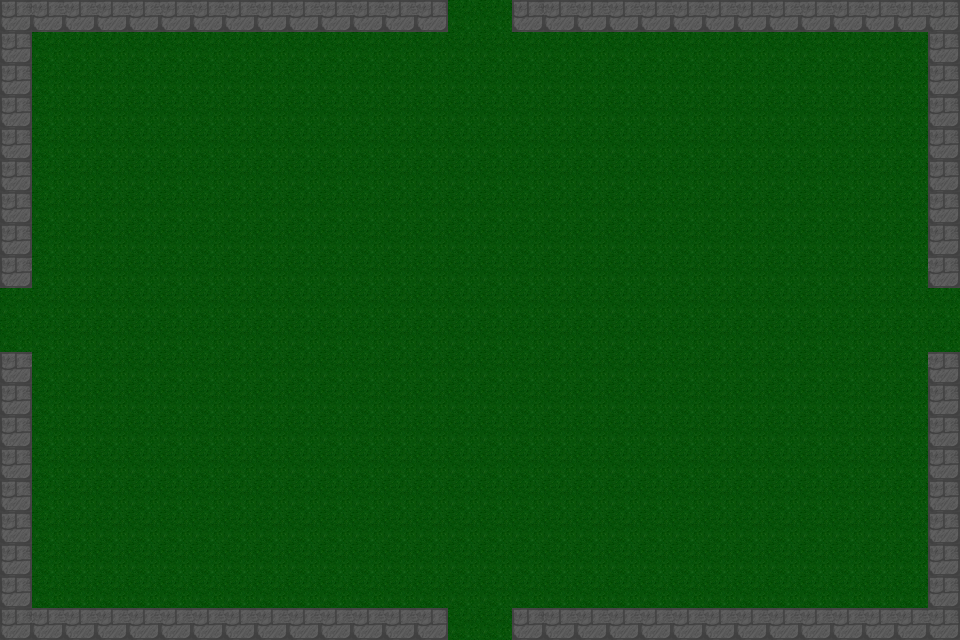

This is a level from a 2D game, rendered from its Tiled map with the project's own tilesets. A one-line summary and the complete map file follow:
An orthogonal 30x20 tile map with 32x32 px tiles, 1 tile layer (Tile layer 1), 2 tilesets and 58 objects.

<map version="1.10" tiledversion="1.11.2" orientation="orthogonal" renderorder="right-down" width="30" height="20" tilewidth="32" tileheight="32" infinite="0" nextlayerid="3" nextobjectid="1">
    <tileset firstgid="1" name="Town Tileset" tilewidth="32" tileheight="32" tilecount="64" columns="8">
        <image source="../../../tiles/World H Tileset.png" trans="ff00ff" width="256" height="256" />
        <tile id="4">
            <objectgroup draworder="index" id="2">
                <object id="1" x="0" y="0" width="32" height="32" />
            </objectgroup>
        </tile>
        <tile id="5">
            <objectgroup draworder="index" id="2">
                <object id="1" x="0" y="0" width="32" height="32" />
            </objectgroup>
        </tile>
        <tile id="6">
            <objectgroup draworder="index" id="2">
                <object id="1" x="0" y="0" width="32" height="32" />
            </objectgroup>
        </tile>
        <tile id="7">
            <objectgroup draworder="index" id="2">
                <object id="1" x="0" y="0" width="32" height="32" />
            </objectgroup>
        </tile>
        <tile id="8">
            <objectgroup draworder="index" id="2">
                <object id="1" x="0" y="0" width="32" height="32" />
            </objectgroup>
        </tile>
        <tile id="10">
            <objectgroup draworder="index" id="2">
                <object id="1" x="0" y="32" width="32" height="0" />
            </objectgroup>
        </tile>
        <tile id="11">
            <objectgroup draworder="index" id="2">
                <object id="1" x="0" y="32" width="32" height="0" />
                <object id="2" x="32" y="0" width="0" height="32" />
            </objectgroup>
        </tile>
        <tile id="12">
            <objectgroup draworder="index" id="2">
                <object id="1" x="32" y="0" width="0" height="32" />
            </objectgroup>
        </tile>
        <tile id="13">
            <objectgroup draworder="index" id="2">
                <object id="1" x="0" y="32" width="32" height="0" />
                <object id="2" x="0" y="32" width="32" height="0" />
                <object id="3" x="0" y="0" width="0" height="32" />
            </objectgroup>
        </tile>
        <tile id="14">
            <objectgroup draworder="index" id="2">
                <object id="1" x="0" y="0" width="0" height="32" />
            </objectgroup>
        </tile>
        <tile id="16">
            <objectgroup draworder="index" id="2">
                <object id="1" x="0" y="0" width="32" height="32" />
            </objectgroup>
        </tile>
        <tile id="24">
            <objectgroup draworder="index" id="2">
                <object id="1" x="0" y="0" width="32" height="32" />
            </objectgroup>
        </tile>
    </tileset>
    <tileset firstgid="65" name="Dungeon Crawler Tileset" tilewidth="32" tileheight="32" tilecount="100" columns="10">
        <image source="../../../tiles/Dungeon_Tile.png" trans="" width="320" height="320" />
        <tile id="2">
            <objectgroup draworder="index" id="2">
                <object id="1" x="0" y="0" width="32" height="32" />
            </objectgroup>
        </tile>
        <tile id="3">
            <objectgroup draworder="index" id="2">
                <object id="1" x="0" y="0" width="32" height="32" />
            </objectgroup>
        </tile>
        <tile id="4">
            <objectgroup draworder="index" id="2">
                <object id="1" x="0" y="0" width="32" height="32" />
            </objectgroup>
        </tile>
        <tile id="5">
            <objectgroup draworder="index" id="2">
                <object id="1" x="0" y="0" width="32" height="32" />
            </objectgroup>
        </tile>
        <tile id="6">
            <objectgroup draworder="index" id="2">
                <object id="1" x="0" y="0" width="32" height="32" />
            </objectgroup>
        </tile>
        <tile id="8">
            <objectgroup draworder="index" id="2">
                <object id="1" x="0" y="0" width="32" height="32" />
            </objectgroup>
        </tile>
        <tile id="12">
            <objectgroup draworder="index" id="2">
                <object id="1" x="0" y="0" width="32" height="32" />
            </objectgroup>
        </tile>
        <tile id="13">
            <objectgroup draworder="index" id="2">
                <object id="1" x="0" y="0" width="32" height="32" />
            </objectgroup>
        </tile>
        <tile id="14">
            <objectgroup draworder="index" id="2">
                <object id="1" x="0" y="0" width="32" height="32" />
            </objectgroup>
        </tile>
        <tile id="15">
            <objectgroup draworder="index" id="2">
                <object id="1" x="0" y="0" width="32" height="32" />
            </objectgroup>
        </tile>
        <tile id="16">
            <objectgroup draworder="index" id="2">
                <object id="1" x="0" y="0" width="32" height="32" />
            </objectgroup>
        </tile>
        <tile id="18">
            <objectgroup draworder="index" id="2">
                <object id="1" x="0" y="0" width="32" height="32" />
            </objectgroup>
        </tile>
        <tile id="22">
            <objectgroup draworder="index" id="2">
                <object id="1" x="0" y="0" width="32" height="32" />
            </objectgroup>
        </tile>
        <tile id="23">
            <objectgroup draworder="index" id="2">
                <object id="1" x="0" y="0" width="32" height="32" />
            </objectgroup>
        </tile>
        <tile id="24">
            <objectgroup draworder="index" id="2">
                <object id="1" x="0" y="0" width="32" height="32" />
            </objectgroup>
        </tile>
        <tile id="25">
            <objectgroup draworder="index" id="2">
                <object id="1" x="0" y="0" width="32" height="32" />
            </objectgroup>
        </tile>
        <tile id="26">
            <objectgroup draworder="index" id="2">
                <object id="1" x="0" y="0" width="32" height="32" />
            </objectgroup>
        </tile>
        <tile id="28">
            <objectgroup draworder="index" id="2">
                <object id="1" x="0" y="0" width="32" height="32" />
            </objectgroup>
        </tile>
        <tile id="32">
            <objectgroup draworder="index" id="2">
                <object id="1" x="0" y="0" width="32" height="32" />
            </objectgroup>
        </tile>
        <tile id="33">
            <objectgroup draworder="index" id="2">
                <object id="1" x="0" y="0" width="32" height="32" />
            </objectgroup>
        </tile>
        <tile id="34">
            <objectgroup draworder="index" id="2">
                <object id="1" x="0" y="0" width="32" height="32" />
            </objectgroup>
        </tile>
        <tile id="35">
            <objectgroup draworder="index" id="2">
                <object id="1" x="0" y="0" width="32" height="32" />
            </objectgroup>
        </tile>
        <tile id="36">
            <objectgroup draworder="index" id="2">
                <object id="1" x="0" y="0" width="32" height="32" />
            </objectgroup>
        </tile>
        <tile id="38">
            <objectgroup draworder="index" id="2">
                <object id="1" x="0" y="0" width="32" height="32" />
            </objectgroup>
        </tile>
        <tile id="42">
            <objectgroup draworder="index" id="2">
                <object id="1" x="0" y="0" width="32" height="32" />
            </objectgroup>
        </tile>
        <tile id="43">
            <objectgroup draworder="index" id="2">
                <object id="1" x="0" y="0" width="32" height="32" />
            </objectgroup>
        </tile>
        <tile id="44">
            <objectgroup draworder="index" id="2">
                <object id="1" x="0" y="0" width="32" height="32" />
            </objectgroup>
        </tile>
        <tile id="45">
            <objectgroup draworder="index" id="2">
                <object id="1" x="0" y="0" width="32" height="32" />
            </objectgroup>
        </tile>
        <tile id="46">
            <objectgroup draworder="index" id="2">
                <object id="1" x="0" y="0" width="32" height="32" />
            </objectgroup>
        </tile>
        <tile id="48">
            <objectgroup draworder="index" id="2">
                <object id="1" x="0" y="0" width="32" height="32" />
            </objectgroup>
        </tile>
        <tile id="52">
            <objectgroup draworder="index" id="2">
                <object id="1" x="0" y="0" width="32" height="32" />
            </objectgroup>
        </tile>
        <tile id="53">
            <objectgroup draworder="index" id="2">
                <object id="1" x="0" y="0" width="32" height="32" />
            </objectgroup>
        </tile>
        <tile id="54">
            <objectgroup draworder="index" id="2">
                <object id="1" x="0" y="0" width="32" height="32" />
            </objectgroup>
        </tile>
        <tile id="55">
            <objectgroup draworder="index" id="2">
                <object id="1" x="0" y="0" width="32" height="32" />
            </objectgroup>
        </tile>
        <tile id="56">
            <objectgroup draworder="index" id="2">
                <object id="1" x="0" y="0" width="32" height="32" />
            </objectgroup>
        </tile>
        <tile id="58">
            <objectgroup draworder="index" id="2">
                <object id="1" x="0" y="0" width="32" height="32" />
            </objectgroup>
        </tile>
        <tile id="62">
            <objectgroup draworder="index" id="2">
                <object id="1" x="0" y="0" width="32" height="32" />
            </objectgroup>
        </tile>
        <tile id="63">
            <objectgroup draworder="index" id="2">
                <object id="1" x="0" y="0" width="32" height="32" />
            </objectgroup>
        </tile>
        <tile id="64">
            <objectgroup draworder="index" id="2">
                <object id="1" x="0" y="0" width="32" height="32" />
            </objectgroup>
        </tile>
        <tile id="65">
            <objectgroup draworder="index" id="2">
                <object id="1" x="0" y="0" width="32" height="32" />
            </objectgroup>
        </tile>
        <tile id="66">
            <objectgroup draworder="index" id="2">
                <object id="1" x="0" y="0" width="32" height="32" />
            </objectgroup>
        </tile>
        <tile id="68">
            <objectgroup draworder="index" id="2">
                <object id="1" x="0" y="0" width="32" height="32" />
            </objectgroup>
        </tile>
        <tile id="80">
            <objectgroup draworder="index" id="2">
                <object id="1" x="0" y="0" width="32" height="32" />
            </objectgroup>
        </tile>
    </tileset>
    <layer id="1" name="Tile layer 1" width="30" height="20">
        <data encoding="csv">
9,6,6,6,6,6,6,6,6,6,6,6,6,7,2,2,9,6,6,6,6,6,6,6,6,6,6,6,6,7,
8,2,2,2,2,2,2,2,2,2,2,2,2,2,2,2,2,2,2,2,2,2,2,2,2,2,2,2,2,8,
8,2,2,2,2,2,2,2,2,2,2,2,2,2,2,2,2,2,2,2,2,2,2,2,2,2,2,2,2,8,
8,2,2,2,2,2,2,2,2,2,2,2,2,2,2,2,2,2,2,2,2,2,2,2,2,2,2,2,2,8,
8,2,2,2,2,2,2,2,2,2,2,2,2,2,2,2,2,2,2,2,2,2,2,2,2,2,2,2,2,8,
8,2,2,2,2,2,2,2,2,2,2,2,2,2,2,2,2,2,2,2,2,2,2,2,2,2,2,2,2,8,
8,2,2,2,2,2,2,2,2,2,2,2,2,2,2,2,2,2,2,2,2,2,2,2,2,2,2,2,2,8,
8,2,2,2,2,2,2,2,2,2,2,2,2,2,2,2,2,2,2,2,2,2,2,2,2,2,2,2,2,8,
9,2,2,2,2,2,2,2,2,2,2,2,2,2,2,2,2,2,2,2,2,2,2,2,2,2,2,2,2,7,
2,2,2,2,2,2,2,2,2,2,2,2,2,2,2,2,2,2,2,2,2,2,2,2,2,2,2,2,2,2,
2,2,2,2,2,2,2,2,2,2,2,2,2,2,2,2,2,2,2,2,2,2,2,2,2,2,2,2,2,2,
9,2,2,2,2,2,2,2,2,2,2,2,2,2,2,2,2,2,2,2,2,2,2,2,2,2,2,2,2,7,
8,2,2,2,2,2,2,2,2,2,2,2,2,2,2,2,2,2,2,2,2,2,2,2,2,2,2,2,2,8,
8,2,2,2,2,2,2,2,2,2,2,2,2,2,2,2,2,2,2,2,2,2,2,2,2,2,2,2,2,8,
8,2,2,2,2,2,2,2,2,2,2,2,2,2,2,2,2,2,2,2,2,2,2,2,2,2,2,2,2,8,
8,2,2,2,2,2,2,2,2,2,2,2,2,2,2,2,2,2,2,2,2,2,2,2,2,2,2,2,2,8,
8,2,2,2,2,2,2,2,2,2,2,2,2,2,2,2,2,2,2,2,2,2,2,2,2,2,2,2,2,8,
8,2,2,2,2,2,2,2,2,2,2,2,2,2,2,2,2,2,2,2,2,2,2,2,2,2,2,2,2,8,
8,2,2,2,2,2,2,2,2,2,2,2,2,2,2,2,2,2,2,2,2,2,2,2,2,2,2,2,2,8,
9,6,6,6,6,6,6,6,6,6,6,6,6,7,2,2,9,6,6,6,6,6,6,6,6,6,6,6,6,7
        </data>
    </layer>
</map>
